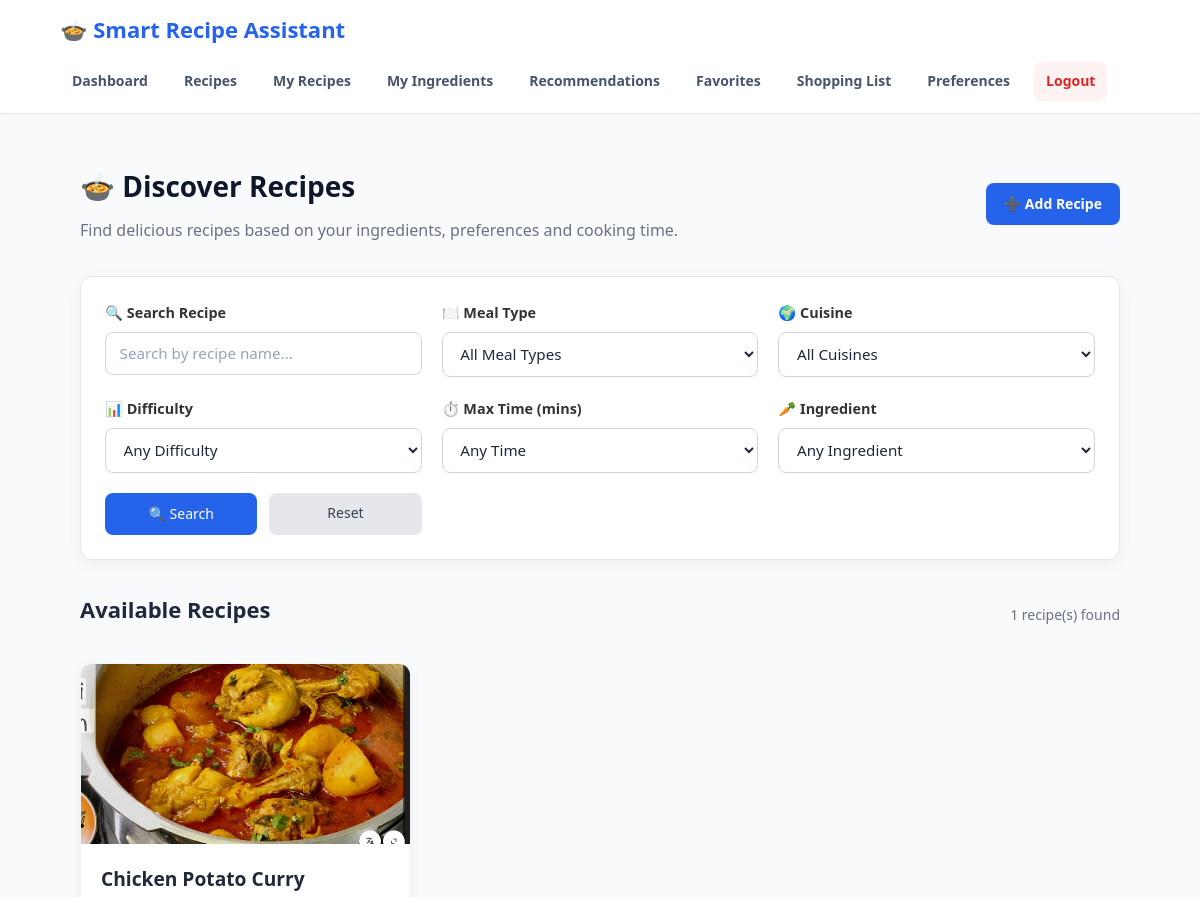
/recipes (signed in, upper part), run on an earlier commit of the app's database.
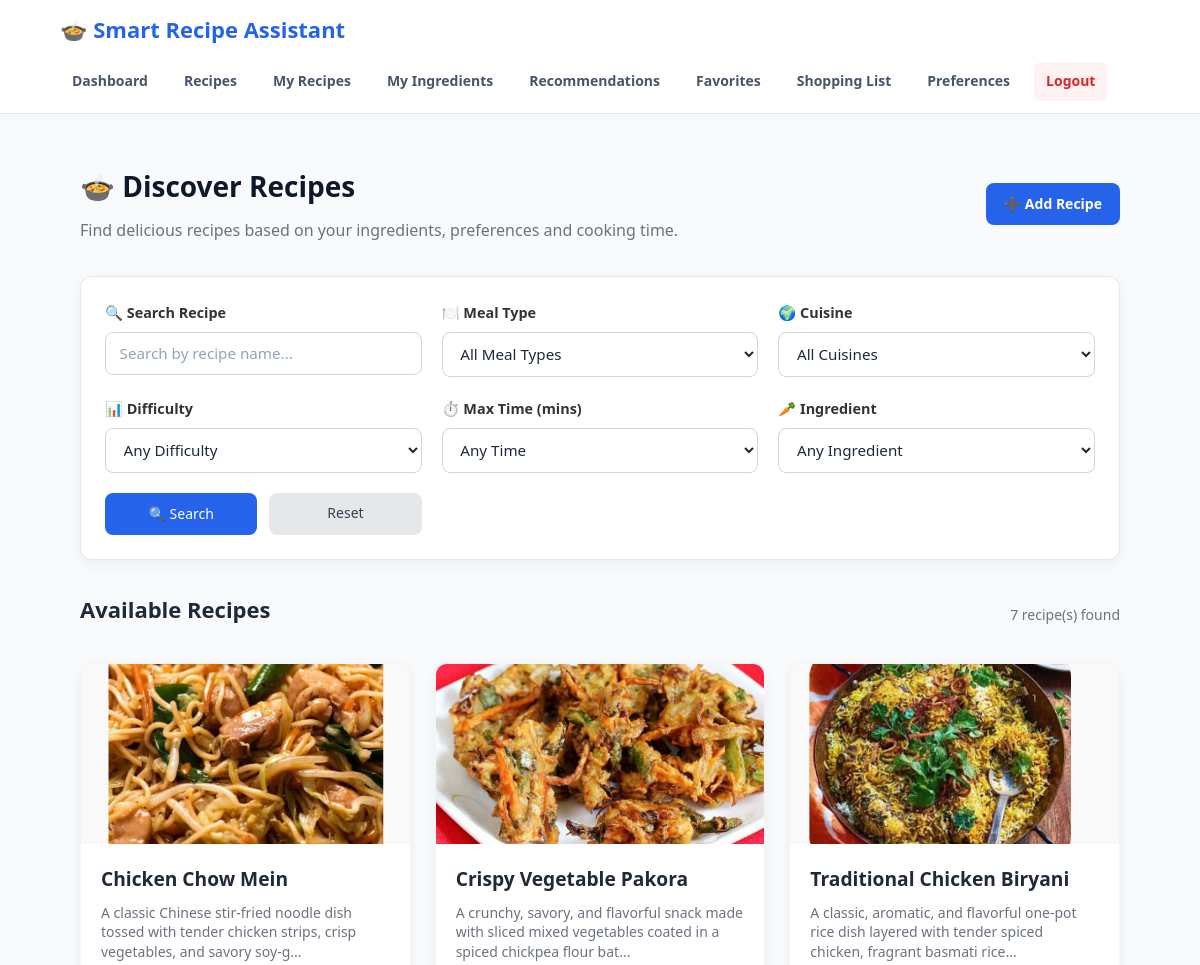
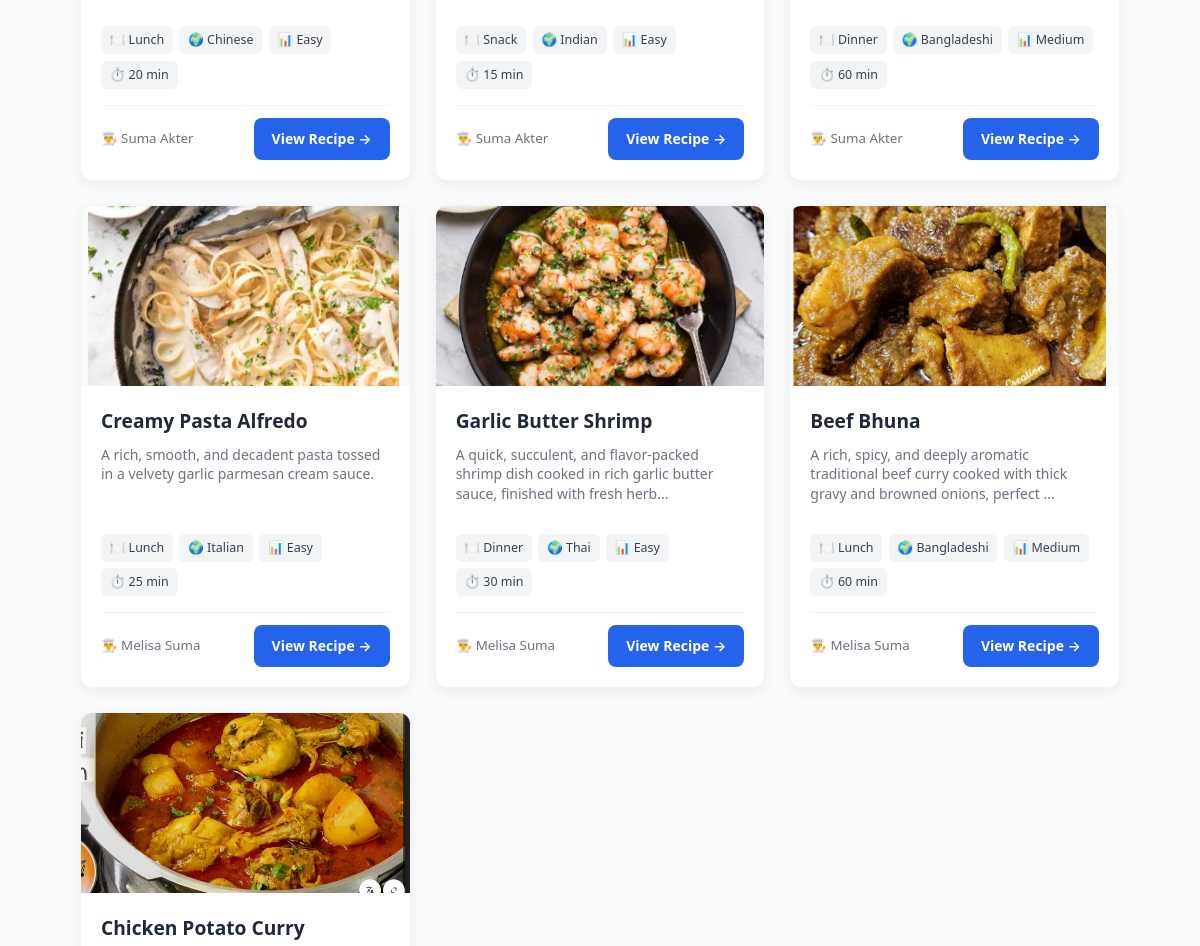
And on a later commit of the database (2 pictures, top to bottom).
### tables this page shows
CREATE TABLE Recipes (
    RecipeID INTEGER PRIMARY KEY AUTOINCREMENT,
    UserID INTEGER NOT NULL,
    MealTypeID INTEGER NOT NULL,
    CuisineID INTEGER NOT NULL,
    Title TEXT NOT NULL,
    Description TEXT,
    CookingTime INTEGER NOT NULL
        CHECK (CookingTime > 0),
    Difficulty TEXT NOT NULL
        CHECK (
            Difficulty IN (
                'Easy',
                'Medium',
                'Hard'
            )
        ),
    SpiceLevel TEXT DEFAULT 'Medium'
        CHECK (
            SpiceLevel IN (
                'Mild',
                'Medium',
                'Spicy'
            )
        ),
    DietType TEXT DEFAULT 'Regular'
        CHECK (
            DietType IN (
                'Regular',
                'Vegetarian',
                'Vegan',
                'Low Calorie',
                'High Protein',
                'Gluten Free'
            )
        ),
    Instructions TEXT NOT NULL,
    ImageURL TEXT,
    CreatedAt TIMESTAMP DEFAULT CURRENT_TIMESTAMP,

    FOREIGN KEY (UserID)
        REFERENCES Users(UserID)
        ON DELETE CASCADE,
    FOREIGN KEY (MealTypeID)
        REFERENCES Meal_Types(MealTypeID)
        ON DELETE RESTRICT,
    FOREIGN KEY (CuisineID)
        REFERENCES Cuisines(CuisineID)
        ON DELETE RESTRICT
);

### app.py (the view)
@app.route("/recipes")
def recipes():
    if "user_id" not in session:
        return redirect(url_for("login"))
    search = request.args.get("search", "").strip()
    meal_type_id = request.args.get("meal_type_id", "")
    cuisine_id = request.args.get("cuisine_id", "")
    difficulty = request.args.get("difficulty", "")
    max_time = request.args.get("max_time", "")
    ingredient_id = request.args.get("ingredient_id", "")
    connection = get_db_connection()
    meal_types = connection.execute("SELECT * FROM Meal_Types ORDER BY Name").fetchall()
    cuisines = connection.execute("SELECT * FROM Cuisines ORDER BY Name").fetchall()
    ingredients = connection.execute("SELECT * FROM Ingredients ORDER BY Name").fetchall()
    query = """
        SELECT DISTINCT
            Recipes.RecipeID,
            Recipes.Title,
            Recipes.Description,
            Recipes.CookingTime,
            Recipes.Difficulty,
            Recipes.ImageURL,
            Meal_Types.Name AS MealType,
            Cuisines.Name AS Cuisine,
            Users.Name AS Creator
        FROM Recipes
        JOIN Meal_Types ON Recipes.MealTypeID = Meal_Types.MealTypeID
        JOIN Cuisines ON Recipes.CuisineID = Cuisines.CuisineID
        JOIN Users ON Recipes.UserID = Users.UserID
        LEFT JOIN Recipe_Ingredients ON Recipes.RecipeID = Recipe_Ingredients.RecipeID
        LEFT JOIN Ingredients ON Recipe_Ingredients.IngredientID = Ingredients.IngredientID
    """
    conditions = []
    parameters = []
    if search:
        conditions.append("(Recipes.Title LIKE ? OR Ingredients.Name LIKE ?)")
        search_param = f"%{search}%"
        parameters.extend([search_param, search_param])
    if meal_type_id:
        conditions.append("Recipes.MealTypeID = ?")
        parameters.append(meal_type_id)
    if cuisine_id:
        conditions.append("Recipes.CuisineID = ?")
        parameters.append(cuisine_id)
    if difficulty:
        conditions.append("Recipes.Difficulty = ?")
        parameters.append(difficulty)
    if max_time:
        conditions.append("Recipes.CookingTime <= ?")
        parameters.append(max_time)
    if ingredient_id:
        conditions.append("Recipe_Ingredients.IngredientID = ?")
        parameters.append(ingredient_id)
    if conditions:
        query += " WHERE " + " AND ".join(conditions)
    query += " ORDER BY Recipes.CreatedAt DESC"
    recipes_list = connection.execute(query, parameters).fetchall()
    if search:
        connection.execute(
            "INSERT INTO Search_History (UserID, SearchText) VALUES (?, ?)",
            (session["user_id"], search)
        )
        connection.commit()
    connection.close()
    return render_template(
        "recipes.html",
        recipes=recipes_list,
        meal_types=meal_types,
        cuisines=cuisines,
        ingredients=ingredients,
        selected_search=search,
        selected_meal_type=meal_type_id,
        selected_cuisine=cuisine_id,
        selected_difficulty=difficulty,
        selected_max_time=max_time,
        selected_ingredient_id=ingredient_id
    )

### database.py (called while the page is built)
def get_db_connection():
    connection = sqlite3.connect(DATABASE)
    connection.row_factory = sqlite3.Row
    connection.execute("PRAGMA foreign_keys = ON")
    return connection

### templates/recipes.html (shortened to what the changed rows need)
{% extends "base.html" %}
{% block content %}
<div class="container">
    <div class="recipe-page-header">
        <div>
            <h1>🍲 Discover Recipes</h1>
        </div>
    </div>
    <div class="recipe-result-header">
        <h2>Available Recipes</h2>
        <span>{{ recipes|length }} recipe(s) found</span>
    </div>
    <div class="recipe-grid">
        {% for recipe in recipes %}
            {% set r_id = recipe.RecipeID if recipe.RecipeID is defined else recipe['RecipeID'] %}
            {% set r_title = recipe.Title if recipe.Title is defined else recipe['Title'] %}
            {% set r_desc = recipe.Description if recipe.Description is defined else recipe['Description'] %}
            {% set r_img = recipe.ImageURL if recipe.ImageURL is defined else recipe['ImageURL'] %}
            {% set r_meal = recipe.MealType if recipe.MealType is defined else recipe['MealType'] %}
            {% set r_cuisine = recipe.Cuisine if recipe.Cuisine is defined else recipe['Cuisine'] %}
            {% set r_diff = recipe.Difficulty if recipe.Difficulty is defined else recipe['Difficulty'] %}
            {% set r_time = recipe.CookingTime if recipe.CookingTime is defined else recipe['CookingTime'] %}
            {% set r_creator = recipe.Creator if recipe.Creator is defined else recipe['Creator'] %}
            <div class="recipe-card">
                {% if r_img %}
                    <img src="{{ r_img }}" alt="{{ r_title }}">
                {% else %}
                    <img src="{{ url_for('static', filename='images/default_recipe.jpg') }}" alt="Default Recipe Image">
                {% endif %}
                <div class="recipe-card-content">
                    <h3>{{ r_title }}</h3>
                    <p class="recipe-description">
                        {% if r_desc %}
                            {{ r_desc[:110] }}{% if r_desc|length > 110 %}...{% endif %}
                        {% else %}
                            No description available.
                        {% endif %}
                    </p>
                    <div class="recipe-meta">
                        <span class="badge">🍽️ {{ r_meal }}</span>
                        <span class="badge">🌍 {{ r_cuisine }}</span>
                        <span class="badge">📊 {{ r_diff }}</span>
                        <span class="badge">⏱️ {{ r_time }} min</span>
                    </div>
                    <div class="recipe-card-footer">
                        <small>👨‍🍳 {{ r_creator }}</small>
                        <a href="{{ url_for('recipe_detail', recipe_id=r_id) }}" class="btn">
                            View Recipe →
                        </a>
                    </div>
                </div>
            </div>
        {% endfor %}
    </div>
</div>
{% endblock %}

What changed in the data, as far as the page shows it:
added Recipes: ImageURL (picture), Title "Chicken Chow Mein", Description "A classic Chinese stir-fried noodle dish tossed with tender chicken strips, crisp vegetables, and savory soy-g", r_meal "Lunch", r_cuisine "Chinese", Difficulty "Easy", CookingTime "20", r_creator "Suma Akter"
added Recipes: ImageURL (picture), Title "Crispy Vegetable Pakora", Description "A crunchy, savory, and flavorful snack made with sliced mixed vegetables coated in a spiced chickpea flour bat", r_meal "Snack", r_cuisine "Indian", Difficulty "Easy", CookingTime "15", r_creator "Suma Akter"
added Recipes: ImageURL (picture), Title "Traditional Chicken Biryani", Description "A classic, aromatic, and flavorful one-pot rice dish layered with tender spiced chicken, fragrant basmati rice", r_meal "Dinner", r_cuisine "Bangladeshi", Difficulty "Medium", CookingTime "60", r_creator "Suma Akter"
added Recipes: ImageURL (picture), Title "Creamy Pasta Alfredo", Description "A rich, smooth, and decadent pasta tossed in a velvety garlic parmesan cream sauce.", r_meal "Lunch", r_cuisine "Italian", Difficulty "Easy", CookingTime "25", r_creator "Melisa Suma"
added Recipes: ImageURL (picture), Title "Garlic Butter Shrimp", Description "A quick, succulent, and flavor-packed shrimp dish cooked in rich garlic butter sauce, finished with fresh herb", r_meal "Dinner", r_cuisine "Thai", Difficulty "Easy", CookingTime "30", r_creator "Melisa Suma"
added Recipes: ImageURL (picture), Title "Beef Bhuna", Description "A rich, spicy, and deeply aromatic traditional beef curry cooked with thick gravy and browned onions, perfect", r_meal "Lunch", r_cuisine "Bangladeshi", Difficulty "Medium", CookingTime "60", r_creator "Melisa Suma"
Also different on the page:
{{ recipes|length }}: "1" → "7"
